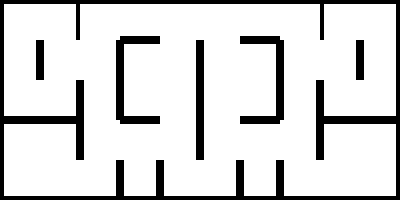

A level layout from a 2D game, rendered from its tile map. Below: a short description, then the map file with its tile-grid data intact:
An orthogonal 10x5 tile map with 40x40 px tiles, 1 tile layer (Tile Layer 1).

<map version="1.10" tiledversion="1.10.2" orientation="orthogonal" renderorder="right-down" width="10" height="5" tilewidth="40" tileheight="40" infinite="0" nextlayerid="2" nextobjectid="1">
 <tileset firstgid="1" source="test_terrain.tsx" />
 <layer id="1" name="Tile Layer 1" width="10" height="5">
  <data encoding="csv">
8,5,1,9,1,1,9,1,8,5,
10,3,4,8,4,3,5,3,4,10,
7,6,10,7,4,3,6,10,7,6,
8,5,3,1,4,3,1,4,8,5,
7,2,6,13,7,6,13,7,2,6
</data>
 </layer>
</map>